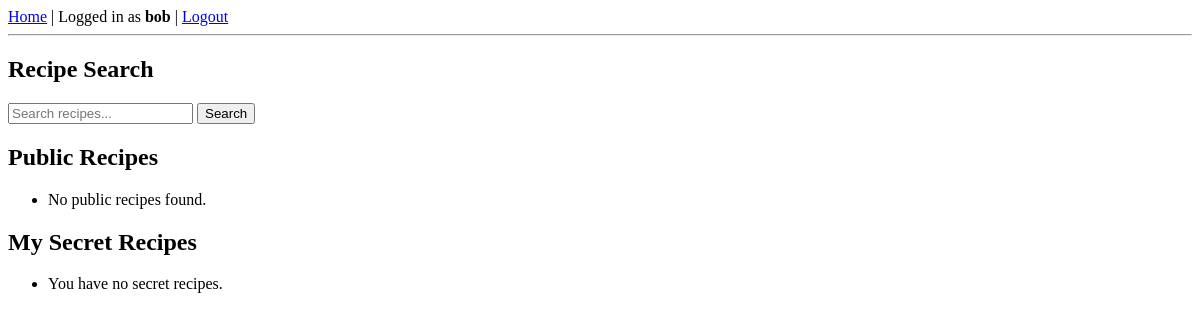
The app's page / (signed in), older data.
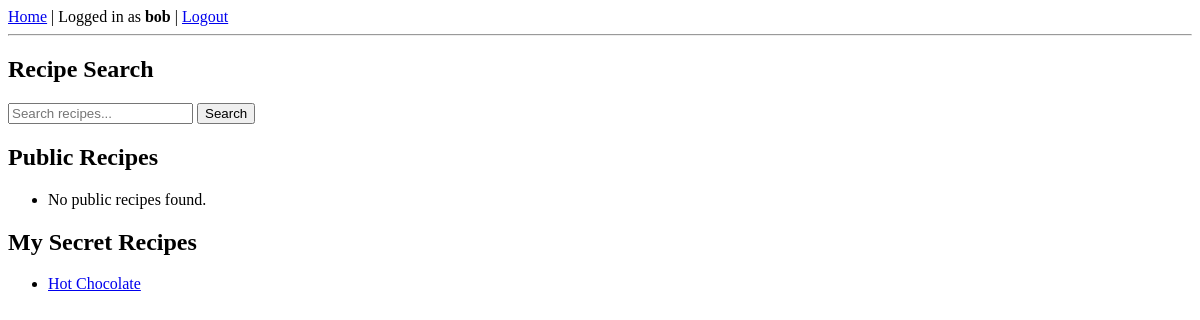
The same page, newer data.
### rbook/models.py (models this page shows)
class Recipe(models.Model):
	owner = models.ForeignKey(User, on_delete=models.CASCADE, related_name='recipes')
	rname = models.CharField(max_length=100)
	category = models.CharField(max_length=20, choices=CATEGORY_CHOICES, default='main_dish')
	secret = models.BooleanField(default=False)
	portions = models.IntegerField(default=1)
	ingredients = models.TextField(help_text="Enter each amount & ingredient on a new line")
	guidance = models.TextField(help_text="Enter preparation steps on new lines")

### rbook/views.py (the view)
# urls.py: path('', views.index, name='index'),
def index(request):
    public_recipes = Recipe.objects.filter(secret=False)
    my_secret_recipes = []
    if request.user.is_authenticated:
        my_secret_recipes = Recipe.objects.filter(owner=request.user, secret=True)
    return render(request, 'rbook/index.html', {
        'public_recipes': public_recipes,
        'my_secret_recipes': my_secret_recipes
    })

### rbook/templates/rbook/index.html
{% extends 'rbook/base.html' %}
{% block content %}
<h2>Recipe Search</h2>
<form action="{% url 'search' %}" method="GET">
    <input type="text" name="query" placeholder="Search recipes...">
    <button type="submit">Search</button>
</form>
<h2>Public Recipes</h2>
<ul>
    {% for recipe in public_recipes %}
        <li><a href="{% url 'recipe_detail' recipe.id %}">{{ recipe.rname }}</a> (by {{ recipe.owner.username }})</li>
    {% empty %}
        <li>No public recipes found.</li>
    {% endfor %}
</ul>
{% if user.is_authenticated %}
    <h2>My Secret Recipes</h2>
    <ul>
        {% for recipe in my_secret_recipes %}
            <li><a href="{% url 'recipe_detail' recipe.id %}">{{ recipe.rname }}</a></li>
        {% empty %}
            <li>You have no secret recipes.</li>
        {% endfor %}
    </ul>
{% endif %}
{% endblock %}

### rbook/templates/rbook/base.html (shortened to what this page needs)
<!DOCTYPE html>
<html lang="en">
<head>
</head>
<body>
    <nav>
        <a href="{% url 'index' %}">Home</a> |
        {% if user.is_authenticated %}
            Logged in as <strong>{{ user.username }}</strong> |
            <a href="{% url 'logout' %}">Logout</a>
        {% else %}
            <a href="{% url 'login' %}">Login</a>
            <a href="{% url 'register' %}">Register</a>
        {% endif %}
    </nav>
    <hr>
    {% block content %}
    {% endblock %}
</body>
</html>

Row changes from the older to the newer data that the page shows:
added Recipe: rname "Hot Chocolate"
Text that changed along with them:
text no longer shown: "You have no secret recipes."
